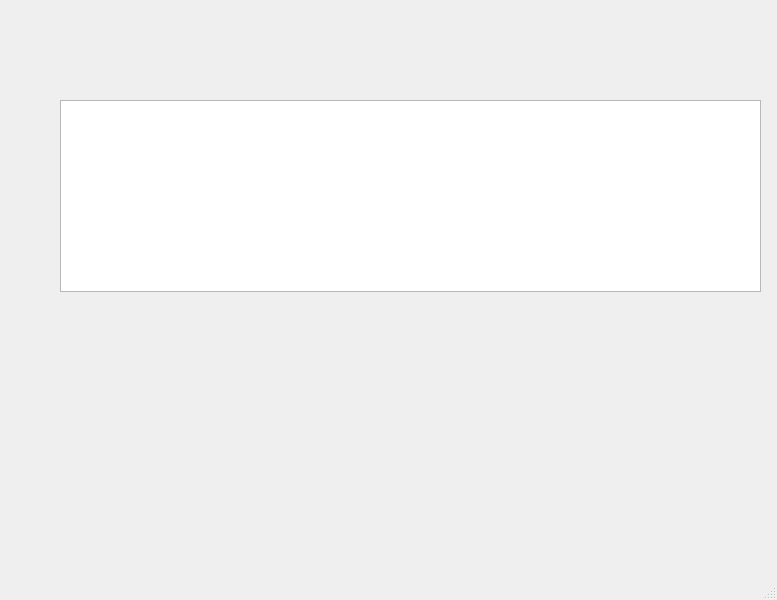
<?xml version="1.0" encoding="UTF-8"?>
<ui version="4.0">
 <class>MainWindow</class>
 <widget class="QMainWindow" name="MainWindow">
  <property name="geometry">
   <rect>
    <x>0</x>
    <y>0</y>
    <width>777</width>
    <height>600</height>
   </rect>
  </property>
  <property name="windowTitle">
   <string>MainWindow</string>
  </property>
  <widget class="QWidget" name="centralwidget">
   <property name="sizePolicy">
    <sizepolicy hsizetype="Maximum" vsizetype="Maximum">
     <horstretch>0</horstretch>
     <verstretch>0</verstretch>
    </sizepolicy>
   </property>
   <widget class="QTableWidget" name="tableWidget">
    <property name="geometry">
     <rect>
      <x>60</x>
      <y>100</y>
      <width>701</width>
      <height>192</height>
     </rect>
    </property>
    <property name="sizePolicy">
     <sizepolicy hsizetype="Maximum" vsizetype="Preferred">
      <horstretch>0</horstretch>
      <verstretch>0</verstretch>
     </sizepolicy>
    </property>
   </widget>
  </widget>
  <widget class="QMenuBar" name="menubar">
   <property name="geometry">
    <rect>
     <x>0</x>
     <y>0</y>
     <width>777</width>
     <height>37</height>
    </rect>
   </property>
  </widget>
  <widget class="QStatusBar" name="statusbar"/>
 </widget>
 <resources/>
 <connections/>
</ui>
